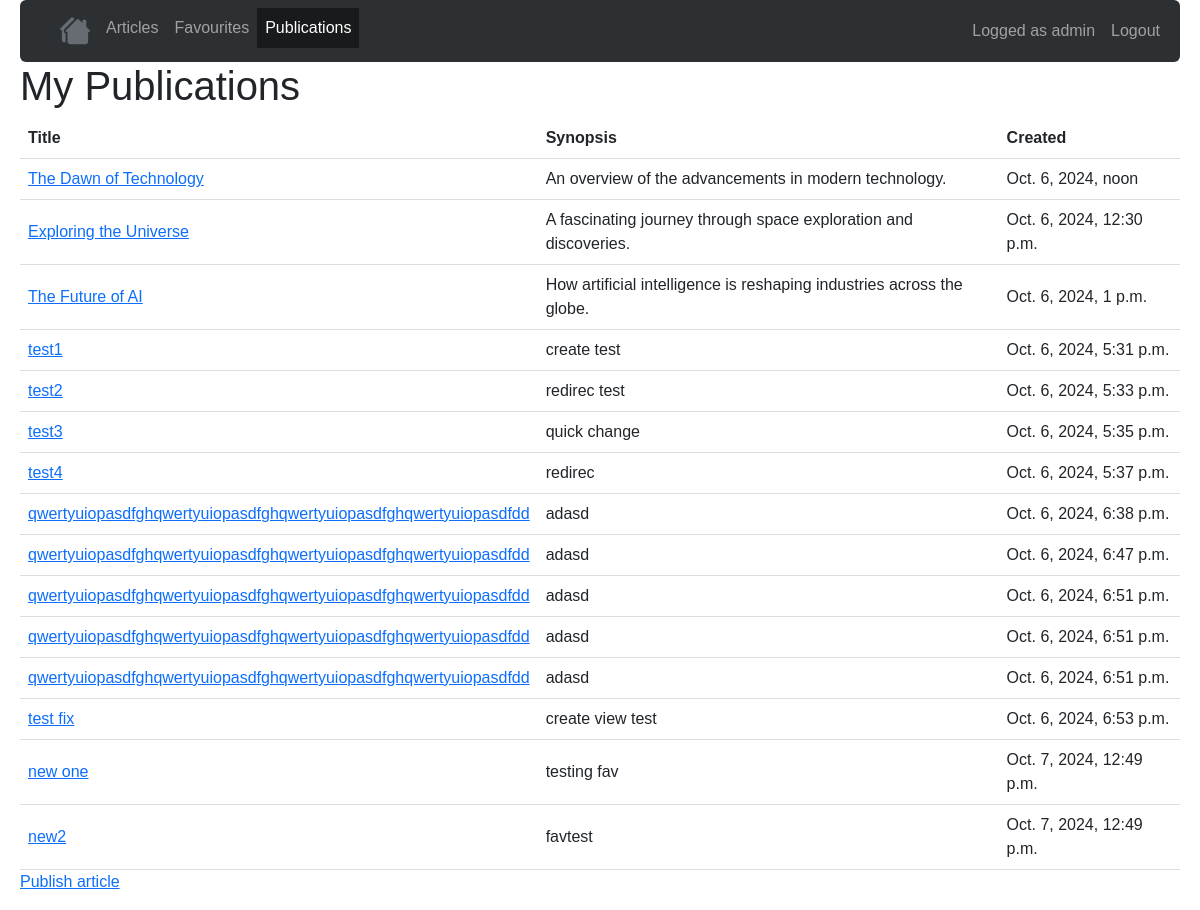
The page /articles/publications/ (signed in) on the database its author committed.
### articles/models.py (models this page shows, shortened)
class Article(models.Model):
    title =     models.CharField(max_length=64)
    author =    models.ForeignKey(User, on_delete=models.CASCADE, related_name='articles')
    created =   models.DateTimeField(auto_now_add=True)
    synopsis =  models.CharField(max_length=312)
    content =   models.TextField()

### articles/views/publications.py (the view)
# urls.py: path("publications/", PublicationsListView.as_view(), name='publications'),
class PublicationsListView(ListView):
    model = Article
    template_name = 'articles/publications.html'
    def get_queryset(self):
        user = self.request.user
        if user.is_authenticated:
            return Article.objects.filter(author=user)
        else:
            return Article.objects.none()

### articles/templates/articles/publications.html (shortened to what this page needs)
{% extends 'base.html' %}
{% block content %}
<h1>My Publications</h1>
<table>
    <thead>
        <tr>
            <th>Title</th>
            <th>Synopsis</th>
            <th>Created</th>
        </tr>
    </thead>
    <tbody>
        {% for article in object_list %}
        <tr>
            <td><a href="{% url 'details' article.pk %}">{{ article.title }}</a></td>
            <td>{{ article.synopsis }}</td>
            <td>{{ article.created }}</td>
        </tr>
        {% empty %}
        <tr>
            <td colspan="4">No articles.</td>
        </tr>
        {%  endfor %}
    </tbody>
</table>
<p><a href="{% url 'publish' %}">Publish article</a></p>
{% endblock %}

### templates/base.html (shortened to what this page needs)
<!DOCTYPE html>
<html>
<head>
    {% load bootstrap5 %} {% bootstrap_css %} {% bootstrap_javascript %} {% load static %}
</head>
<body>
    <nav class="navbar navbar-expand-lg navbar-dark px-1000" style="background-color: #2d3033; border-radius: 6px; padding-left: 20px">
        <div class="container">
            <ul class="navbar-nav mr-auto">
                <li>
                    <a class="nav-link" href="{% url 'home' %}">
                        <img src="{% static 'houses-fill.svg' %}" alt="Home" style="height: 30px;">
                    </a>
                </li>
                <li>
                    {% url 'articles' as articles_url %}
                    <a class="nav-link {% if request.path == articles_url %}active{% endif %}" href="{% url 'articles' %}">Articles</a>
                </li>
                {% if request.user.is_authenticated %}
                <li>
                    {% url 'favourites' as fav_url %}
                    <a class="nav-link {% if request.path == fav_url %}active{% endif %}" href="{% url 'favourites' %}">Favourites</a>
                </li>
                <li>
                    {% url 'publications' as pub_url %}
                    <a class="nav-link {% if request.path == pub_url %}active{% endif %}" href="{% url 'publications' %}">Publications</a>
                </li>
                {% else %}
                <li>
                    {% url 'register' as reg_url %}
                    <a class="nav-link {% if request.path == reg_url %}active{% endif %}" href="{% url 'register' %}">Register</a>
                </li>
                {% endif %}
            </ul>
            <ul class="navbar-nav ml-auto">
                {% if request.user.is_authenticated %}
                <li>
                    <span class="nav-link">Logged as {{ request.user.username }}</span>
                </li>
                <li>
                    <a class="nav-link" href="{% url 'logout' %}">Logout</a>
                </li>
                {% endif %}
            </ul>
        </div>
    </nav>
    {% block content %}
    {% endblock %}
</body>
</html>

### templates/base.html (style rules this page uses)
.navbar-nav .nav-link.active { background-color: #181a1c; }
body { padding-left: 20px; padding-right: 20px; font-family: Arial, sans-serif; }
th, td { padding: 8px; border-bottom: 1px solid #ddd; }

### rows shown on the page
Article: title "The Dawn of Technology", synopsis "An overview of the advancements in modern technology.", created "Oct. 6, 2024, noon"
Article: title "Exploring the Universe", synopsis "A fascinating journey through space exploration and discoveries.", created "Oct. 6, 2024, 12:30 p.m."
Article: title "The Future of AI", synopsis "How artificial intelligence is reshaping industries across the globe.", created "Oct. 6, 2024, 1 p.m."
Article: title "test1", synopsis "create test", created "Oct. 6, 2024, 5:31 p.m."
Article: title "test2", synopsis "redirec test", created "Oct. 6, 2024, 5:33 p.m."
Article: title "test3", synopsis "quick change", created "Oct. 6, 2024, 5:35 p.m."
Article: title "test4", synopsis "redirec", created "Oct. 6, 2024, 5:37 p.m."
Article: title "qwertyuiopasdfghqwertyuiopasdfghqwertyuiopasdfghqwertyuiopasdfdd", synopsis "adasd", created "Oct. 6, 2024, 6:38 p.m."
Article: title "qwertyuiopasdfghqwertyuiopasdfghqwertyuiopasdfghqwertyuiopasdfdd", synopsis "adasd", created "Oct. 6, 2024, 6:47 p.m."
Article: title "qwertyuiopasdfghqwertyuiopasdfghqwertyuiopasdfghqwertyuiopasdfdd", synopsis "adasd", created "Oct. 6, 2024, 6:51 p.m."
Article: title "qwertyuiopasdfghqwertyuiopasdfghqwertyuiopasdfghqwertyuiopasdfdd", synopsis "adasd", created "Oct. 6, 2024, 6:51 p.m."
Article: title "qwertyuiopasdfghqwertyuiopasdfghqwertyuiopasdfghqwertyuiopasdfdd", synopsis "adasd", created "Oct. 6, 2024, 6:51 p.m."
Article: title "test fix", synopsis "create view test", created "Oct. 6, 2024, 6:53 p.m."
Article: title "new one", synopsis "testing fav", created "Oct. 7, 2024, 12:49 p.m."
Article: title "new2", synopsis "favtest", created "Oct. 7, 2024, 12:49 p.m."

### other values the page prints
{{ request.user.username }} "admin"
